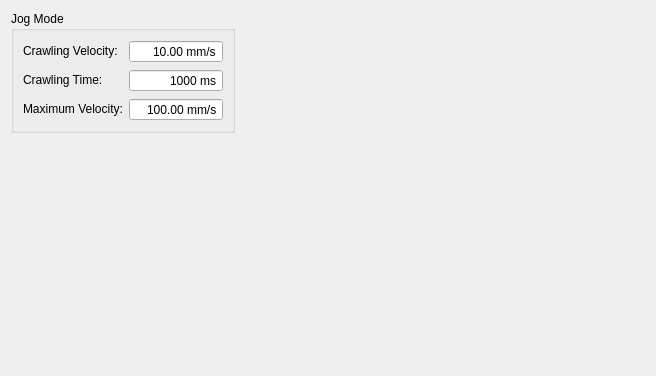
<?xml version="1.0" encoding="UTF-8"?>
<ui version="4.0">
 <class>H2JogMode</class>
 <widget class="QWidget" name="H2JogMode">
  <property name="geometry">
   <rect>
    <x>0</x>
    <y>0</y>
    <width>656</width>
    <height>376</height>
   </rect>
  </property>
  <property name="windowTitle">
   <string>Form</string>
  </property>
  <layout class="QGridLayout" name="gridLayout">
   <item row="0" column="0" colspan="2">
    <widget class="QGroupBox" name="groupBox_222">
     <property name="title">
      <string>Jog Mode</string>
     </property>
     <layout class="QGridLayout" name="gridLayout_3">
      <item row="0" column="1">
       <widget class="QDoubleSpinBox" name="doubleSpinBox_CrawlingVelocity">
        <property name="cursor">
         <cursorShape>IBeamCursor</cursorShape>
        </property>
        <property name="alignment">
         <set>Qt::AlignRight|Qt::AlignTrailing|Qt::AlignVCenter</set>
        </property>
        <property name="buttonSymbols">
         <enum>QAbstractSpinBox::NoButtons</enum>
        </property>
        <property name="specialValueText">
         <string notr="true"/>
        </property>
        <property name="suffix">
         <string notr="true"> mm/s</string>
        </property>
        <property name="minimum">
         <double>0.100000000000000</double>
        </property>
        <property name="maximum">
         <double>10000.000000000000000</double>
        </property>
        <property name="value">
         <double>10.000000000000000</double>
        </property>
       </widget>
      </item>
      <item row="0" column="0">
       <widget class="QLabel" name="label_111">
        <property name="sizePolicy">
         <sizepolicy hsizetype="Preferred" vsizetype="Fixed">
          <horstretch>0</horstretch>
          <verstretch>0</verstretch>
         </sizepolicy>
        </property>
        <property name="text">
         <string>Crawling Velocity:</string>
        </property>
       </widget>
      </item>
      <item row="1" column="0">
       <widget class="QLabel" name="label_2">
        <property name="sizePolicy">
         <sizepolicy hsizetype="Preferred" vsizetype="Fixed">
          <horstretch>0</horstretch>
          <verstretch>0</verstretch>
         </sizepolicy>
        </property>
        <property name="text">
         <string>Crawling Time:</string>
        </property>
       </widget>
      </item>
      <item row="1" column="1">
       <widget class="QDoubleSpinBox" name="doubleSpinBox_CrawlingTime">
        <property name="cursor">
         <cursorShape>IBeamCursor</cursorShape>
        </property>
        <property name="alignment">
         <set>Qt::AlignRight|Qt::AlignTrailing|Qt::AlignVCenter</set>
        </property>
        <property name="buttonSymbols">
         <enum>QAbstractSpinBox::NoButtons</enum>
        </property>
        <property name="specialValueText">
         <string notr="true"/>
        </property>
        <property name="suffix">
         <string notr="true"> ms</string>
        </property>
        <property name="decimals">
         <number>0</number>
        </property>
        <property name="minimum">
         <double>1.000000000000000</double>
        </property>
        <property name="maximum">
         <double>10000.000000000000000</double>
        </property>
        <property name="value">
         <double>1000.000000000000000</double>
        </property>
       </widget>
      </item>
      <item row="2" column="1">
       <widget class="QDoubleSpinBox" name="doubleSpinBox_MaximumVelocity">
        <property name="cursor">
         <cursorShape>IBeamCursor</cursorShape>
        </property>
        <property name="alignment">
         <set>Qt::AlignRight|Qt::AlignTrailing|Qt::AlignVCenter</set>
        </property>
        <property name="buttonSymbols">
         <enum>QAbstractSpinBox::NoButtons</enum>
        </property>
        <property name="specialValueText">
         <string notr="true"/>
        </property>
        <property name="suffix">
         <string notr="true"> mm/s</string>
        </property>
        <property name="minimum">
         <double>0.100000000000000</double>
        </property>
        <property name="maximum">
         <double>10000.000000000000000</double>
        </property>
        <property name="value">
         <double>100.000000000000000</double>
        </property>
       </widget>
      </item>
      <item row="2" column="0">
       <widget class="QLabel" name="label_3">
        <property name="sizePolicy">
         <sizepolicy hsizetype="Preferred" vsizetype="Fixed">
          <horstretch>0</horstretch>
          <verstretch>0</verstretch>
         </sizepolicy>
        </property>
        <property name="text">
         <string>Maximum Velocity:</string>
        </property>
       </widget>
      </item>
     </layout>
    </widget>
   </item>
   <item row="0" column="3">
    <spacer name="horizontalSpacer">
     <property name="orientation">
      <enum>Qt::Horizontal</enum>
     </property>
     <property name="sizeHint" stdset="0">
      <size>
       <width>168</width>
       <height>20</height>
      </size>
     </property>
    </spacer>
   </item>
   <item row="0" column="2">
    <widget class="QLabel" name="label_9">
     <property name="text">
      <string/>
     </property>
     <property name="pixmap">
      <pixmap resource="../../res/res.qrc">:/res/image/icon/jogmode.PNG</pixmap>
     </property>
    </widget>
   </item>
   <item row="1" column="0" colspan="2">
    <spacer name="verticalSpacer">
     <property name="orientation">
      <enum>Qt::Vertical</enum>
     </property>
     <property name="sizeHint" stdset="0">
      <size>
       <width>20</width>
       <height>183</height>
      </size>
     </property>
    </spacer>
   </item>
  </layout>
 </widget>
 <resources>
  <include location="../../res/res.qrc"/>
 </resources>
 <connections/>
</ui>
